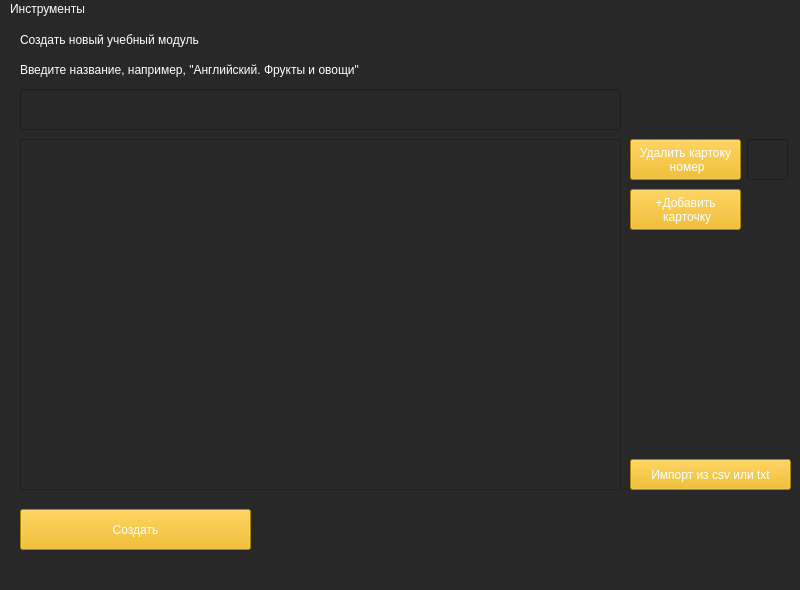
<?xml version="1.0" encoding="UTF-8"?>
<ui version="4.0">
 <class>MainWindow</class>
 <widget class="QMainWindow" name="MainWindow">
  <property name="geometry">
   <rect>
    <x>0</x>
    <y>0</y>
    <width>800</width>
    <height>590</height>
   </rect>
  </property>
  <property name="windowTitle">
   <string>EzLearn - Учите и Запоминайте</string>
  </property>
  <property name="styleSheet">
   <string notr="true">background-color: rgb(40, 40, 40);
gridline-color: rgb(255, 255, 255);
border-color: rgb(255, 255, 255);
color: rgb(255, 255, 255)
</string>
  </property>
  <widget class="QWidget" name="centralwidget">
   <widget class="QLabel" name="lbl_create">
    <property name="geometry">
     <rect>
      <x>20</x>
      <y>10</y>
      <width>301</width>
      <height>21</height>
     </rect>
    </property>
    <property name="styleSheet">
     <string notr="true">font: 12pt &quot;MS Shell Dlg 2&quot;;
color: rgb(255, 255, 255)
</string>
    </property>
    <property name="text">
     <string>Создать новый учебный модуль</string>
    </property>
   </widget>
   <widget class="QLineEdit" name="ledit_name">
    <property name="geometry">
     <rect>
      <x>20</x>
      <y>70</y>
      <width>601</width>
      <height>41</height>
     </rect>
    </property>
    <property name="whatsThis">
     <string>&lt;html&gt;&lt;head/&gt;&lt;body&gt;&lt;p&gt;&lt;br/&gt;&lt;/p&gt;&lt;/body&gt;&lt;/html&gt;</string>
    </property>
    <property name="styleSheet">
     <string notr="true">font: 12pt &quot;MS Shell Dlg 2&quot;;
color: rgb(255, 255, 255)</string>
    </property>
    <property name="text">
     <string/>
    </property>
   </widget>
   <widget class="QPushButton" name="btn_import">
    <property name="geometry">
     <rect>
      <x>630</x>
      <y>440</y>
      <width>161</width>
      <height>31</height>
     </rect>
    </property>
    <property name="styleSheet">
     <string notr="true">background-color: rgb(242, 180, 0);
font: 10pt &quot;MS Shell Dlg 2&quot;;
color: rgb(255, 255, 255);</string>
    </property>
    <property name="text">
     <string>Импорт из csv или txt</string>
    </property>
   </widget>
   <widget class="QPushButton" name="btn_create">
    <property name="geometry">
     <rect>
      <x>20</x>
      <y>490</y>
      <width>231</width>
      <height>41</height>
     </rect>
    </property>
    <property name="styleSheet">
     <string notr="true">background-color: rgb(242, 180, 0);
font: 12pt &quot;MS Shell Dlg 2&quot;;
color: rgb(255, 255, 255);</string>
    </property>
    <property name="text">
     <string>Создать</string>
    </property>
   </widget>
   <widget class="QLabel" name="lbl_name_module">
    <property name="geometry">
     <rect>
      <x>20</x>
      <y>40</y>
      <width>371</width>
      <height>21</height>
     </rect>
    </property>
    <property name="styleSheet">
     <string notr="true">font: 10pt &quot;MS Shell Dlg 2&quot;;
color: rgb(255, 255, 255)
</string>
    </property>
    <property name="text">
     <string>Введите название, например, &quot;Английский. Фрукты и овощи&quot;</string>
    </property>
   </widget>
   <widget class="QTableWidget" name="tbl_wdt">
    <property name="geometry">
     <rect>
      <x>20</x>
      <y>120</y>
      <width>601</width>
      <height>351</height>
     </rect>
    </property>
    <property name="styleSheet">
     <string notr="true">background-color: rgb(40, 40, 40);
gridline-color: rgb(40, 40, 40);
border-color: rgb(40, 40, 40);</string>
    </property>
   </widget>
   <widget class="QPushButton" name="btn_del">
    <property name="geometry">
     <rect>
      <x>630</x>
      <y>120</y>
      <width>111</width>
      <height>41</height>
     </rect>
    </property>
    <property name="styleSheet">
     <string notr="true">background-color: rgb(242, 180, 0);
font: 10pt &quot;MS Shell Dlg 2&quot;;
color: rgb(255, 255, 255);</string>
    </property>
    <property name="text">
     <string>Удалить картоку 
 номер</string>
    </property>
   </widget>
   <widget class="QLineEdit" name="ledit_del">
    <property name="geometry">
     <rect>
      <x>747</x>
      <y>120</y>
      <width>41</width>
      <height>41</height>
     </rect>
    </property>
    <property name="whatsThis">
     <string>&lt;html&gt;&lt;head/&gt;&lt;body&gt;&lt;p&gt;&lt;br/&gt;&lt;/p&gt;&lt;/body&gt;&lt;/html&gt;</string>
    </property>
    <property name="styleSheet">
     <string notr="true">font: 10pt &quot;MS Shell Dlg 2&quot;;
color: rgb(255, 255, 255)
</string>
    </property>
    <property name="text">
     <string/>
    </property>
   </widget>
   <widget class="QPushButton" name="btn_add">
    <property name="geometry">
     <rect>
      <x>630</x>
      <y>170</y>
      <width>111</width>
      <height>41</height>
     </rect>
    </property>
    <property name="styleSheet">
     <string notr="true">background-color: rgb(242, 180, 0);
font: 10pt &quot;MS Shell Dlg 2&quot;;
color: rgb(255, 255, 255);</string>
    </property>
    <property name="text">
     <string>+Добавить 
 карточку</string>
    </property>
   </widget>
  </widget>
  <widget class="QMenuBar" name="menubar">
   <property name="geometry">
    <rect>
     <x>0</x>
     <y>0</y>
     <width>800</width>
     <height>21</height>
    </rect>
   </property>
   <widget class="QMenu" name="menu">
    <property name="title">
     <string>Инструменты</string>
    </property>
    <addaction name="actio_menu"/>
    <addaction name="action_exit"/>
   </widget>
   <addaction name="menu"/>
  </widget>
  <widget class="QStatusBar" name="statusbar"/>
  <action name="actio_menu">
   <property name="text">
    <string>Вернуться в главное меню</string>
   </property>
  </action>
  <action name="action_exit">
   <property name="text">
    <string>Выйти из приложения</string>
   </property>
  </action>
 </widget>
 <resources/>
 <connections/>
</ui>
